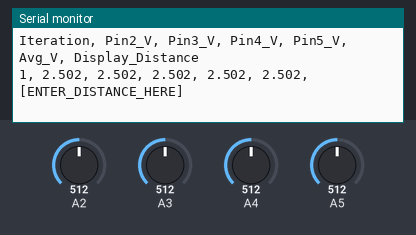
The sketch below on a simulated Arduino Uno, built with avr-gcc and run on an emulated ATmega328P. Shown: the last lines printed to the serial monitor. The inputs (shaded band) are chosen by the test bench; at power-on: A2 = 512, A3 = 512, A4 = 512, A5 = 512.

Above: at 3.2 s.
3.3 s: A2 set to 716
At 4.5 s:
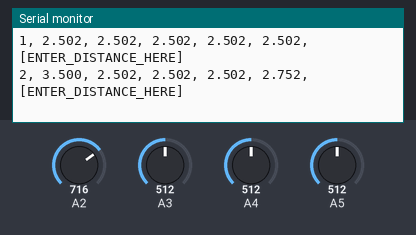
4.8 s: A3 set to 716
At 6.1 s:
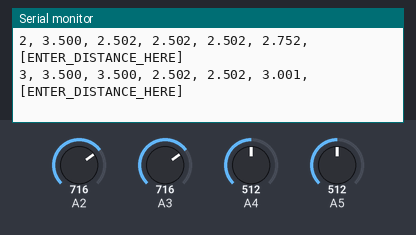
6.3 s: A4 set to 716
At 7.5 s:
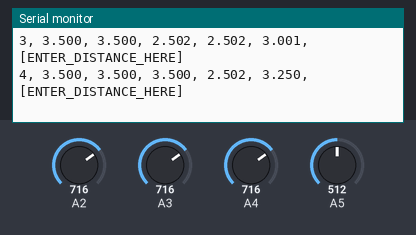
7.8 s: A5 set to 716
At 8.6 s:
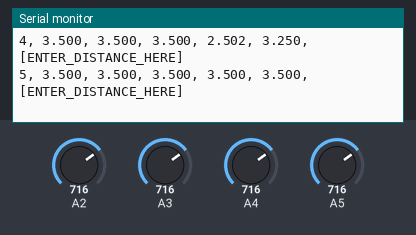
9.3 s: A2 set to 992
At 10.5 s:
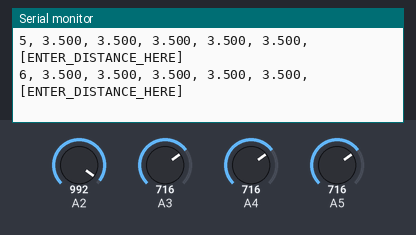
10.8 s: A3 set to 992
At 11.7 s:
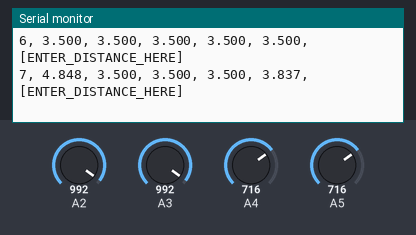
Timing chart, 0 to 13.3 s (numbered marks = the images above; inputs shaded):
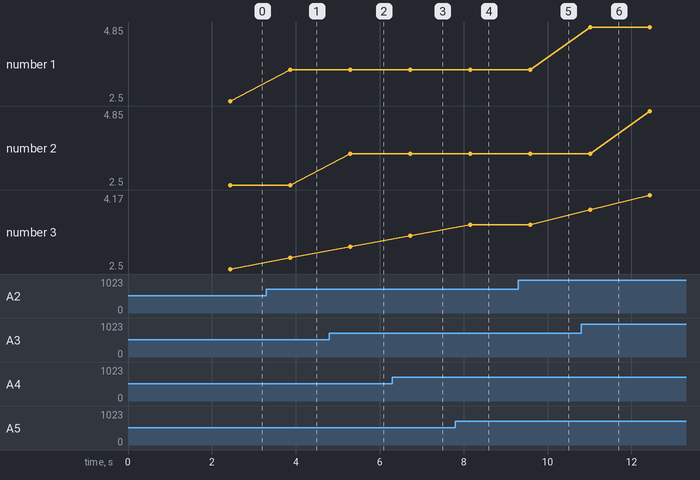

The sketch:

DiagnosticReader.ino
```cpp
/*
 * Makita LD050P Diagnostic Reader
 * Use this to recalibrate at known distances
 */

int pins[4] = {2, 3, 4, 5};

void setup() {
  Serial.begin(115200);

  for(int i = 0; i < 4; i++) {
    pinMode(pins[i], INPUT_PULLUP);
  }

  Serial.println("=== MAKITA LD050P DIAGNOSTIC MODE ===");
  Serial.println("Set laser to known distance, then note the average voltage");
  Serial.println("Iteration, Pin2_V, Pin3_V, Pin4_V, Pin5_V, Avg_V, Display_Distance");
  delay(2000);
}

float getStableVoltage(int pin) {
  float sum = 0;
  for(int i = 0; i < 50; i++) {
    sum += analogRead(pin) * (5.0 / 1023.0);
    delay(2);
  }
  return sum / 50.0;
}

void loop() {
  static int iteration = 1;
  float voltages[4];
  float sum = 0;

  // Get very stable readings
  for(int i = 0; i < 4; i++) {
    voltages[i] = getStableVoltage(pins[i]);
    sum += voltages[i];
  }

  float avgVoltage = sum / 4.0;

  // Output data for manual calibration
  Serial.print(iteration);
  Serial.print(", ");
  Serial.print(voltages[0], 3);
  Serial.print(", ");
  Serial.print(voltages[1], 3);
  Serial.print(", ");
  Serial.print(voltages[2], 3);
  Serial.print(", ");
  Serial.print(voltages[3], 3);
  Serial.print(", ");
  Serial.print(avgVoltage, 3);
  Serial.println(", [ENTER_DISTANCE_HERE]");

  iteration++;
  delay(1000);
}
```

Measured:
- after the input at 3.3 s, the serial monitor: prints a new line after 0.56 s (image 1)
- after the input at 4.8 s, the serial monitor: prints a new line after 0.49 s (image 2)
- after the input at 6.3 s, the serial monitor: prints a new line after 0.42 s (image 3)
- after the input at 7.8 s, the serial monitor: prints a new line after 0.35 s (image 4)
- plotted number 1: 2.5 → 3.5 after the input at 3.3 s
- plotted number 3: 2.5 → 2.75 after the input at 3.3 s, 2.75 → 3 after the input at 4.8 s, 3 → 3.25 after the input at 6.3 s, 3.5 → 4.17 after the input at 10.8 s
